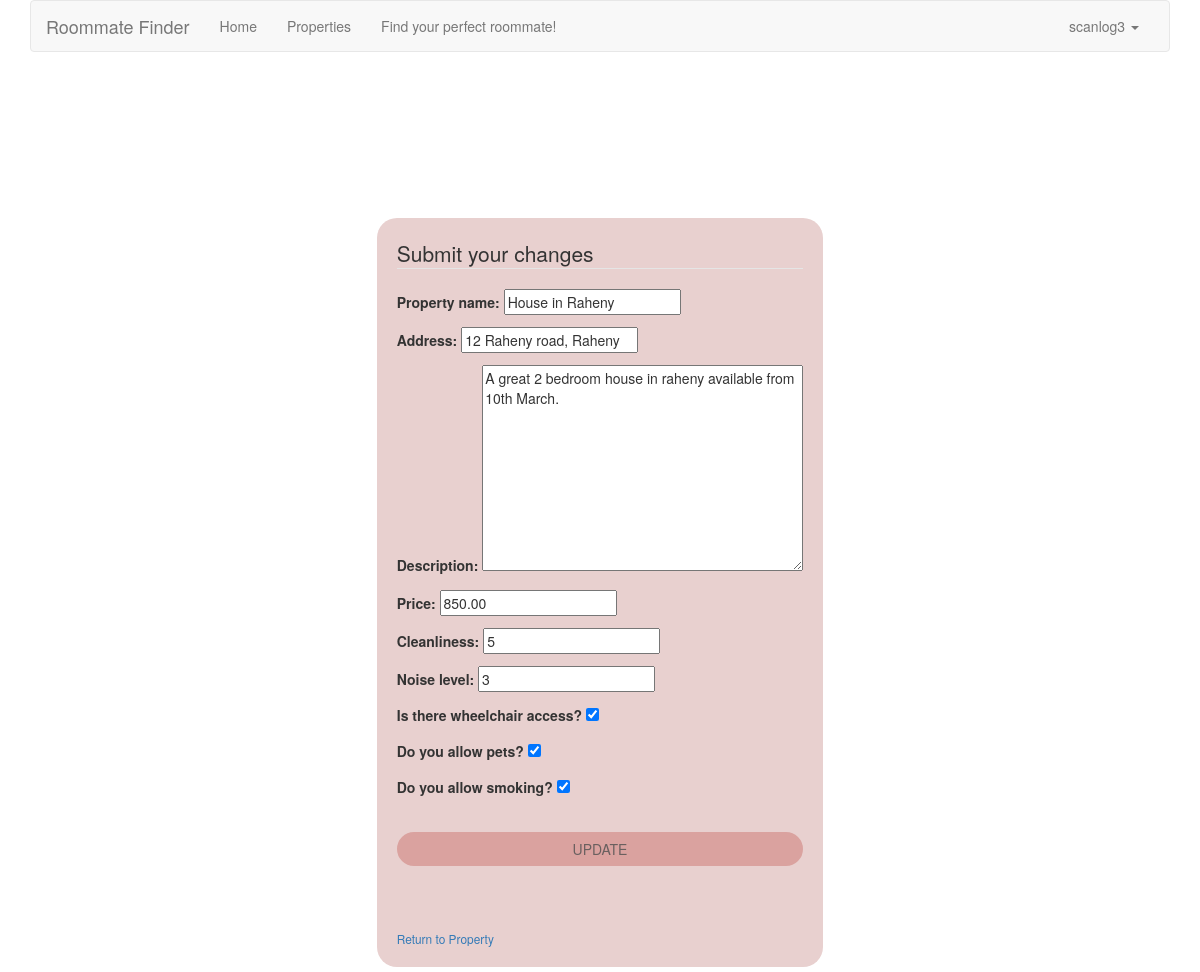
The app's page /editproperty/8 (signed in) with its own data.
### app_site/models.py (models this page shows, shortened)
class SiteUser(AbstractUser):
    gender = models.CharField(choices=gender_choices, default=3, max_length=100)
    cleanliness = models.IntegerField(default=1, validators=[
        MaxValueValidator(10),
        MinValueValidator(1)])
    noise_level = models.IntegerField(default=1, validators=[
        MaxValueValidator(10),
        MinValueValidator(1)])
    is_student = models.BooleanField(default=False)
    re_gender = models.CharField(choices=re_gender_choices, default=4, max_length=100)
    wc_access = models.BooleanField(default=False)
    phone_number = models.DecimalField(default=0, decimal_places=0, max_digits=10)
    age = models.DecimalField(default=0, decimal_places=0, max_digits=2)
    budget = models.DecimalField(default=0, max_digits=10, decimal_places=2)
    smoking = models.BooleanField(default=False)
    has_pet = models.BooleanField(default=False)
    picture = models.FileField(upload_to='user_img', default='user_img/default_pic.png')

class Property(models.Model):
    id = models.AutoField(primary_key=True)
    user = models.ForeignKey(SiteUser, on_delete=models.CASCADE)
    property_name = models.CharField(max_length=100)
    address = models.CharField(max_length=100)
    picture = models.FileField(upload_to='property_img', default='property_img/default_pic.jpg', blank=True)
    description = models.CharField(max_length=1000)
    price = models.DecimalField(max_digits=10, decimal_places=2)
    cleanliness = models.IntegerField(default=1, validators=[
            MaxValueValidator(10),
            MinValueValidator(1)])
    noise_level = models.IntegerField(default=1, validators=[
            MaxValueValidator(10),
            MinValueValidator(1)])
    wc_access = models.BooleanField(default=False)
    allows_smoking = models.BooleanField(default=False)
    allows_pets = models.BooleanField(default=False)
    gender = models.CharField(max_length=100)
    age = models.DecimalField(default=0, decimal_places=0, max_digits=2)

### app_site/views.py (the view)
# urls.py: path('editproperty/<int:property_id>', views.edit_property, name='edit_property'),
@login_required()
def edit_property(request, property_id):
    property_to_edit = get_object_or_404(Property, pk=property_id, user=request.user)
    form = UpdatePropertyForm(instance=property_to_edit)
    if request.method == 'POST':
        form = UpdatePropertyForm(request.POST, request.FILES, instance=property_to_edit)
        if form.is_valid():
            form.save()
            return render(request, 'single_property.html', {'property': property_to_edit})
    else:
        form = UpdatePropertyForm(instance=property_to_edit)
    return render(request, "edit_property.html", {'form': form, 'property': property_to_edit})

### app_site/templates/edit_property.html (shortened to what this page needs)
{% extends 'base.html' %}
{% load static %}
    {% load static %}
{% block content %}
<section class="signup">
      <div class="sign-content">
        <form action="/add_property/" enctype="multipart/form-data" method="post">
            <fieldset class="form">
            <legend class="border-bottom">Submit your changes</legend>
            {{form.as_p}}
            </fieldset>
            <div class="form">
            <input class="btn" id="add-btn" type="submit" value="Update">
            </div>
        </form>
        <div class="top">
            {% url 'single_property' property.pk as p_url %}
          <small class="mute"><a class="ml-2" href="{{ p_url }}">Return to Property</a></small>
        </div>
      </div>
</section>
{% endblock %}

### app_site/templates/base.html (shortened to what this page needs)
{% load static %}
<html lang="en">
    <head>
          <link rel="stylesheet" href="https://maxcdn.bootstrapcdn.com/bootstrap/3.4.1/css/bootstrap.min.css">
          <link rel="stylesheet" href="{% static 'css\site.css'%}"/>
    </head>
    <body>
        <div class="container">
            <nav class="navbar navbar-default">
                <div class="container-fluid">
                  <div class="navbar-header">
                    <a class="navbar-brand" href="/">Roommate Finder</a>
                  </div>
                  <div id="navbar" class="navbar-collapse collapse">
                    <ul class="nav navbar-nav">
                      <li><a href="/">Home</a></li>
                      <li><a href="{% url 'all_properties' %}">Properties</a></li>
                      <li><a href="{% url 'recommended_property' %}">Find your perfect roommate!</a></li>
                    </ul>
                    {% if user.is_authenticated %}
                    <ul class="nav navbar-nav navbar-right">
                      <li class="dropdown">
                        <a href="#" class="dropdown-toggle" data-toggle="dropdown" role="button" aria-haspopup="true" aria-expanded="false">{{ user.username }} <span class="caret"></span></a>
                      </li>
                    </ul>
                    {% else %}
                    <ul class="nav navbar-nav navbar-right">
                      <li><a href="{% url 'login' %}">Login</a></li>
                      <li><a href="{% url 'signup' %}">Register</a></li>
                    </ul>
                    {% endif %}
                  </div>
                </div>
            </nav>
        </div>
        {% block content %}
        {% endblock %}
    </body>
</html>

### app_site/static/css/site.css (style rules this page uses)
body { margin: 0; }
.btn { border: 2px solid #d18580; width: 100%; padding: 0.5rem 1.5rem; margin: 20px 0 50px 0; border-radius: 100vw; background: #d18580; text-transform: uppercase; color: #171616; opacity: 0.6; transition: opacity 250ms ease; }
.signup { margin-top: 100px; height: 100%; display: flex; justify-content: center; align-items: center; }
.sign-content { background: #e8d0cf; margin-top: 40px; padding: 20px; border-radius: 20px; }

### records on screen
SiteUser: username "scanlog3"
Property: property_name "House in Raheny", address "12 Raheny road, Raheny", description "A great 2 bedroom house in raheny available from 10th March.", price "850.00", cleanliness "5", noise_level "3", wc_access "☑", allows_pets "☑", allows_smoking "☑"
